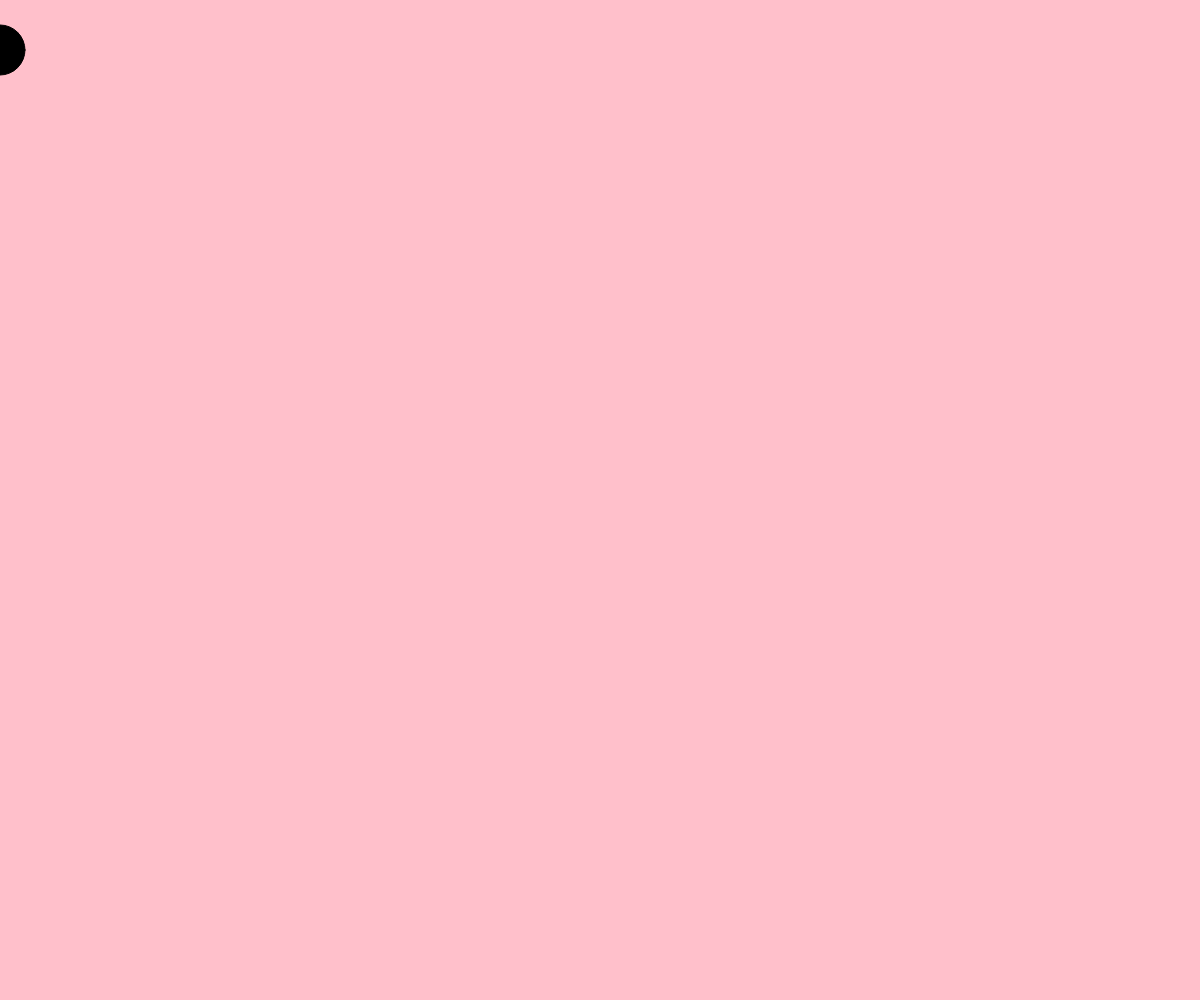
Frame 1 (no input)
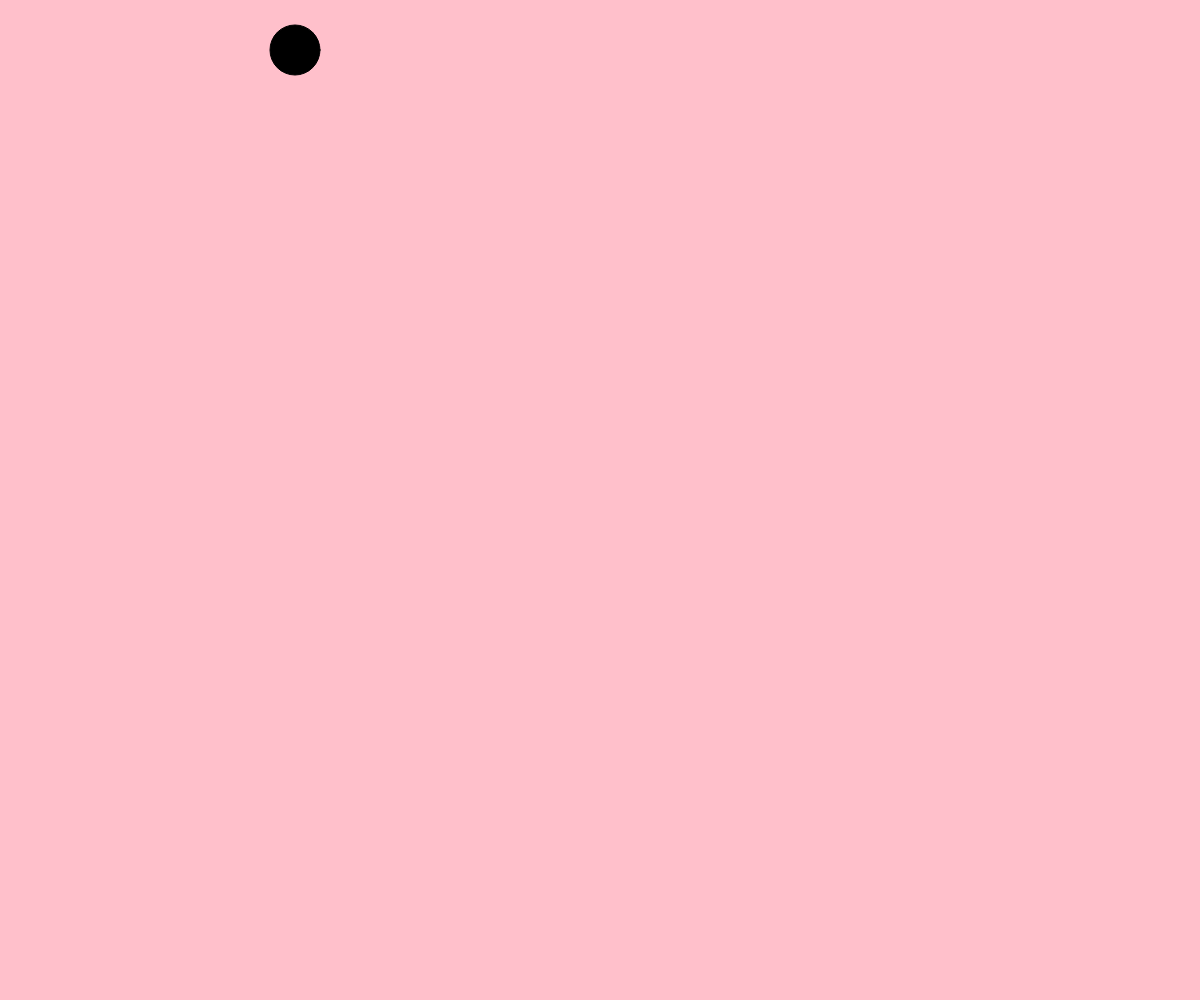
Frame 60 (no input)
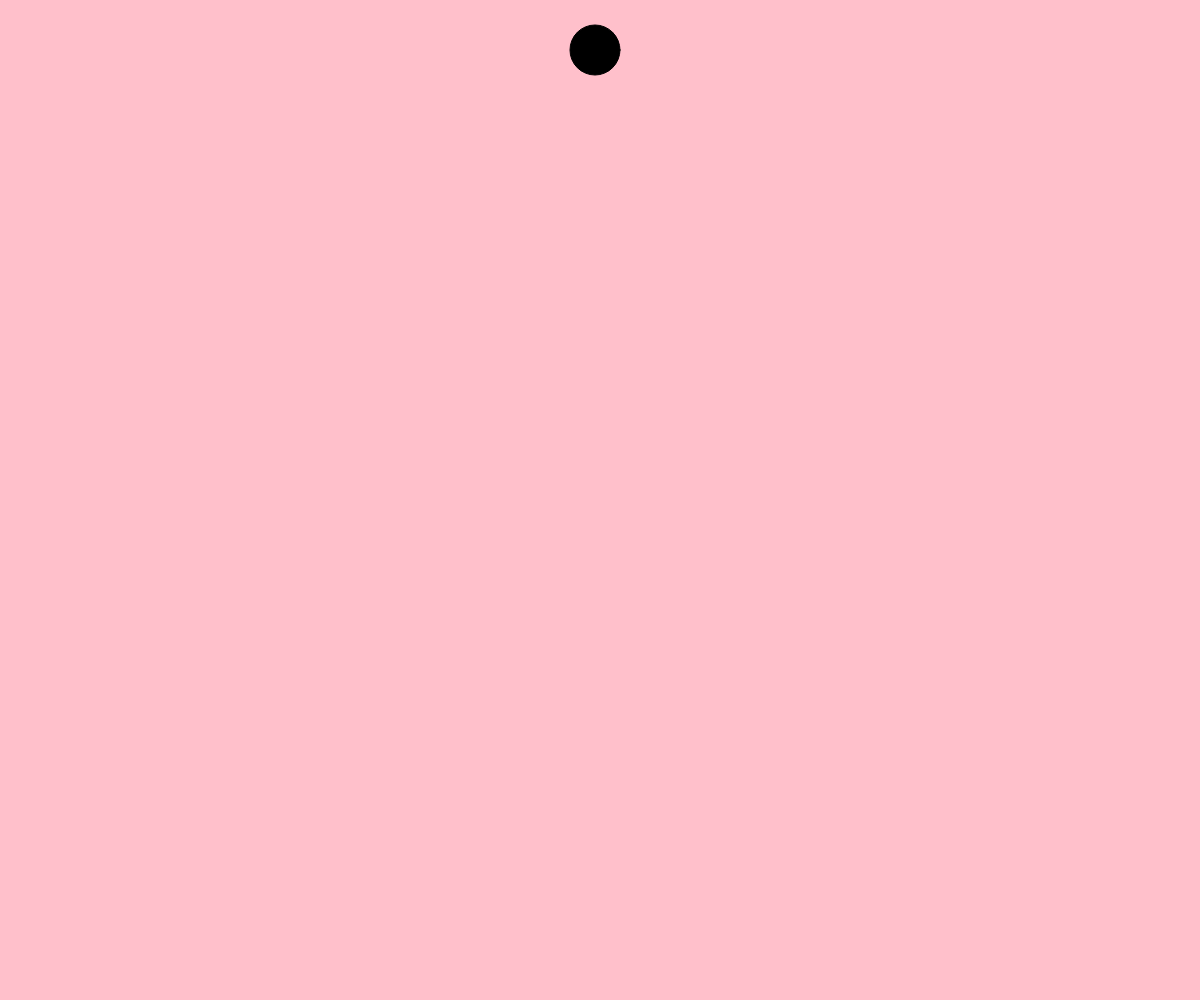
Frame 120 (the mouse pressed at the canvas centre since frame 60)

The p5.js sketch that drew these frames (run headless with seeded random() and noise() and a simulated clock; from frame 60 on, the mouse is pressed at the canvas centre):

// p5.js sketch
// ── sketch.js
function setup() {
  createCanvas(windowWidth, windowHeight);
  fill(0);
}

let xPos = 0;
let xVelocity = 5; //数字越大，速度越快

function update(){

}

function draw() {
  background("pink"); //每运行就会刷新一次新的背景
  ellipse(xPos, 50, 50, 50);
  
  xPos = xPos + xVelocity; 
  
  if(xPos > width){
    xVelocity = -5;
  }
  if (xPos < 0){
    xVelocity = 5;
  }

}
